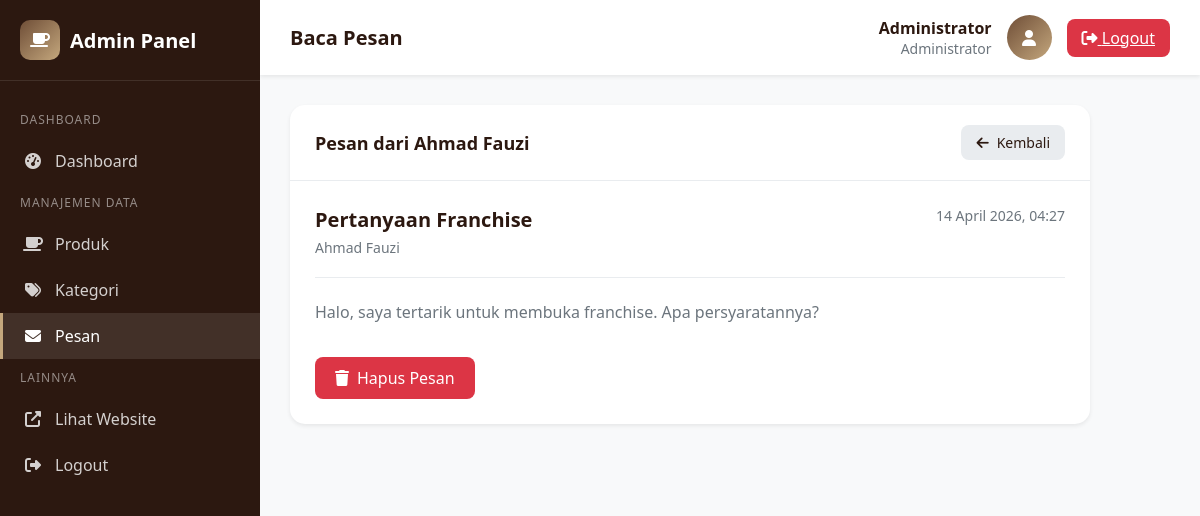
The page /admin/messages/view.php?id=1 (signed in) on the database its author committed.
### tables this page shows
CREATE TABLE IF NOT EXISTS messages (
    id INT PRIMARY KEY AUTO_INCREMENT,
    nama VARCHAR(100) NOT NULL,
    email VARCHAR(100) NOT NULL,
    subject VARCHAR(200),
    pesan TEXT NOT NULL,
    status ENUM('unread', 'read') DEFAULT 'unread',
    created_at TIMESTAMP DEFAULT CURRENT_TIMESTAMP
);

### admin/messages/view.php (the view, shortened to what this page needs)
<?php
$message_id = isset($_GET['id']) ? (int) $_GET['id'] : 0;
global $conn;
$stmt = $conn->prepare("SELECT * FROM messages WHERE id = ?");
$stmt->bind_param("i", $message_id);
$stmt->execute();
$result = $stmt->get_result();
$message = $result->fetch_assoc();
?>
<!DOCTYPE html>
<html lang="id">
<head>
    <link rel="stylesheet" href="https://cdnjs.cloudflare.com/ajax/libs/font-awesome/6.4.0/css/all.min.css">
</head>
<body>
    <aside class="sidebar">
        <div class="sidebar-brand">
            <div class="logo-icon"><i class="fas fa-coffee"></i></div>
            <span>Admin Panel</span>
        </div>
        <nav class="sidebar-menu">
            <div class="menu-section">Dashboard</div>
            <a href="../index.php" class="menu-item">
                <i class="fas fa-tachometer-alt"></i>
                <span>Dashboard</span>
            </a>
            <div class="menu-section">Manajemen Data</div>
            <a href="../products/index.php" class="menu-item">
                <i class="fas fa-coffee"></i>
                <span>Produk</span>
            </a>
            <a href="../categories/index.php" class="menu-item">
                <i class="fas fa-tags"></i>
                <span>Kategori</span>
            </a>
            <a href="index.php" class="menu-item active">
                <i class="fas fa-envelope"></i>
                <span>Pesan</span>
            </a>
            <div class="menu-section">Lainnya</div>
            <a href="../../index.php" class="menu-item" target="_blank">
                <i class="fas fa-external-link-alt"></i>
                <span>Lihat Website</span>
            </a>
            <a href="../logout.php" class="menu-item">
                <i class="fas fa-sign-out-alt"></i>
                <span>Logout</span>
            </a>
        </nav>
    </aside>
    <main class="main-content">
        <header class="admin-header">
            <h1 class="header-title">Baca Pesan</h1>
            <div class="header-user">
                <div class="user-info">
                    <div class="user-name">
                        <?= $_SESSION['admin_nama'] ?>
                    </div>
                    <div class="user-role">Administrator</div>
                </div>
                <div class="user-avatar"><i class="fas fa-user"></i></div>
                <a href="../logout.php" class="btn-logout"><i class="fas fa-sign-out-alt"></i> Logout</a>
            </div>
        </header>
        <div class="content">
            <div class="card">
                <div class="card-header">
                    <h2 class="card-title">Pesan dari
                        <?= $message['nama'] ?>
                    </h2>
                    <a href="index.php" class="btn-back"><i class="fas fa-arrow-left"></i> Kembali</a>
                </div>
                <div class="card-body">
                    <div class="message-header">
                        <div class="message-info">
                            <h3>
                                <?= $message['subject'] ?>
                            </h3>
                            <p>
                                <?= $message['nama'] ?>
                            </p>
                        </div>
                        <div class="message-date">
                            <?= date('d F Y, H:i', strtotime($message['created_at'])) ?>
                        </div>
                    </div>
                    <div class="message-content">
                        <?= nl2br($message['pesan']) ?>
                    </div>
                    <div class="message-actions">
                        <a href="delete.php?id=<?= $message['id'] ?>" class="btn-delete"
                            onclick="return confirm('Yakin hapus pesan ini?')">
                            <i class="fas fa-trash"></i> Hapus Pesan
                        </a>
                    </div>
                </div>
            </div>
        </div>
    </main>
</body>
</html>

### admin/messages/view.php (style rules this page uses)
:root { --primary: #6F4E37; --primary-dark: #5D4037; --dark: #2C1810; --white: #ffffff; --gray-100: #f8f9fa; --gray-200: #e9ecef; --gray-600: #6c757d; --danger: #dc3545; --shadow: 0 0.125rem 0.25rem rgba(0, 0, 0, 0.075); }
* { margin: 0; padding: 0; box-sizing: border-box; }
body { font-family: 'Segoe UI', Tahoma, Geneva, Verdana, sans-serif; background: var(--gray-100); min-height: 100vh; }
.sidebar { position: fixed; top: 0; left: 0; width: 260px; height: 100vh; background: var(--dark); color: var(--white); z-index: 100; }
.sidebar-brand { padding: 20px; display: flex; align-items: center; gap: 10px; border-bottom: 1px solid rgba(255, 255, 255, 0.1); }
.sidebar-brand .logo-icon { width: 40px; height: 40px; background: linear-gradient(135deg, var(--primary), #C4A77D); border-radius: 10px; display: flex; align-items: center; justify-content: center; }
.sidebar-brand span { font-size: 1.25rem; font-weight: 700; }
.sidebar-menu { padding: 20px 0; }
.menu-section { padding: 10px 20px; font-size: 0.75rem; text-transform: uppercase; color: rgba(255, 255, 255, 0.5); letter-spacing: 1px; }
.menu-item { padding: 12px 20px; display: flex; align-items: center; gap: 12px; color: rgba(255, 255, 255, 0.8); text-decoration: none; transition: all 0.3s; border-left: 3px solid transparent; }
.menu-item:hover, .menu-item.active { background: rgba(255, 255, 255, 0.1); color: var(--white); border-left-color: #C4A77D; }
.menu-item i { width: 20px; text-align: center; }
.main-content { margin-left: 260px; min-height: 100vh; }
.admin-header { background: var(--white); padding: 15px 30px; display: flex; justify-content: space-between; align-items: center; box-shadow: var(--shadow); }
.header-title { font-size: 1.25rem; font-weight: 600; color: var(--dark); }
.header-user { display: flex; align-items: center; gap: 15px; }
.user-info { text-align: right; }
.user-name { font-weight: 600; color: var(--dark); }
.user-role { font-size: 0.875rem; color: var(--gray-600); }
.user-avatar { width: 45px; height: 45px; background: linear-gradient(135deg, var(--primary), #C4A77D); border-radius: 50%; display: flex; align-items: center; justify-content: center; color: var(--white); }
.btn-logout { padding: 8px 15px; background: var(--danger); color: var(--white); border: none; border-radius: 8px; cursor: pointer; }
.content { padding: 30px; }
.card { background: var(--white); border-radius: 15px; box-shadow: var(--shadow); overflow: hidden; max-width: 800px; }
.card-header { padding: 20px 25px; border-bottom: 1px solid var(--gray-200); display: flex; justify-content: space-between; align-items: center; }
.card-title { font-size: 1.125rem; font-weight: 600; color: var(--dark); }
.btn-back { padding: 8px 15px; background: var(--gray-200); color: var(--dark); border: none; border-radius: 8px; text-decoration: none; font-size: 0.875rem; display: inline-flex; align-items: center; gap: 8px; }
.card-body { padding: 25px; }
.message-header { display: flex; justify-content: space-between; align-items: flex-start; margin-bottom: 20px; padding-bottom: 20px; border-bottom: 1px solid var(--gray-200); }
.message-info h3 { font-size: 1.25rem; color: var(--dark); margin-bottom: 5px; }
.message-info p { color: var(--gray-600); font-size: 0.875rem; }
.message-date { color: var(--gray-600); font-size: 0.875rem; }
.message-content { line-height: 1.8; color: var(--gray-600); }
.message-actions { margin-top: 30px; display: flex; gap: 10px; }
.btn-delete { padding: 10px 20px; background: var(--danger); color: var(--white); border: none; border-radius: 8px; text-decoration: none; display: inline-flex; align-items: center; gap: 8px; cursor: pointer; }

### rows shown on the page
messages: nama "Ahmad Fauzi", subject "Pertanyaan Franchise", created_at "14 April 2026, 04:27", pesan "Halo, saya tertarik untuk membuka franchise. Apa persyaratannya?"

### other values the page prints
$_SESSION['admin_nama'] "Administrator"
